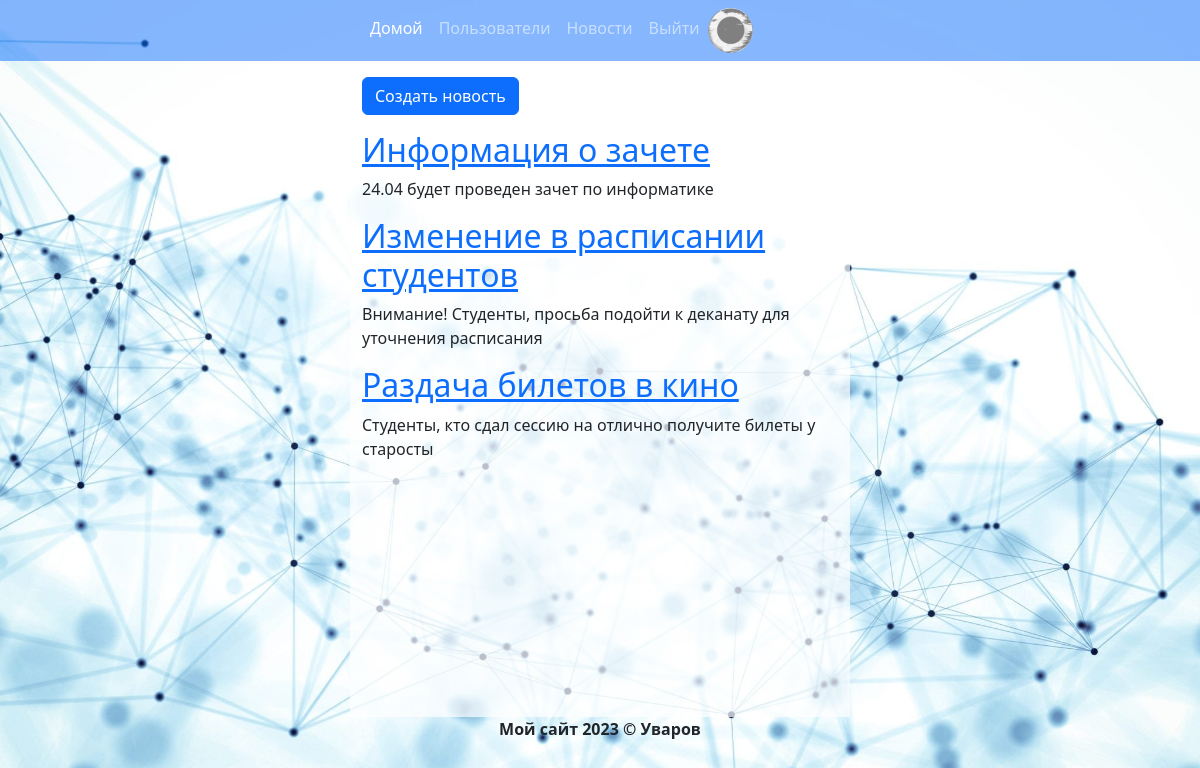
Page /index (signed in) on the committed database.
### data/users.py (models this page shows, shortened)
class User(SqlAlchemyBase, UserMixin):
    __tablename__ = 'users'
    id = sqlalchemy.Column(sqlalchemy.Integer,
                           primary_key=True, autoincrement=True)
    name = sqlalchemy.Column(sqlalchemy.String, nullable=True)
    about = sqlalchemy.Column(sqlalchemy.String, nullable=True)
    email = sqlalchemy.Column(sqlalchemy.String,
                              index=True, unique=True, nullable=True)
    hashed_password = sqlalchemy.Column(sqlalchemy.String, nullable=True)
    created_date = sqlalchemy.Column(sqlalchemy.DateTime,
                                     default=datetime.datetime.now)
    avatar = sqlalchemy.Column(sqlalchemy.String, nullable=True)

### data/news.py (models this page shows)
class News(SqlAlchemyBase):
    __tablename__ = 'news'
    id = sqlalchemy.Column(sqlalchemy.Integer,
                           primary_key=True, autoincrement=True)
    title = sqlalchemy.Column(sqlalchemy.String, nullable=True)
    content = sqlalchemy.Column(sqlalchemy.String, nullable=True)
    created_date = sqlalchemy.Column(sqlalchemy.DateTime,
                                     default=datetime.datetime.now)
    is_private = sqlalchemy.Column(sqlalchemy.Boolean, default=True)
    user_id = sqlalchemy.Column(sqlalchemy.Integer,
                                sqlalchemy.ForeignKey("users.id"))
    user = orm.relationship('User')

### main.py (the view)
@app.route('/')
@app.route('/index')
def index():
    if current_user.is_authenticated:
        print(current_user.avatar)
    return news()

### data/db_session.py (called while the page is built)
def create_session() -> Session:
    global __factory
    return __factory()

### main.py (called while the page is built)
@login_manager.user_loader
def load_user(user_id):
    db_sess = db_session.create_session()
    return db_sess.query(User).get(user_id)

@app.route('/news')
def news():
    db_sess = db_session.create_session()
    news = db_sess.query(News).all()
    return render_template('news.html', news=news)

### templates/news.html
{% extends "base.html" %}
{% block content %}
<a href="/add-news" class="btn btn-primary " role="button">Создать новость</a>
<div class="mt-3">
    {% for i in news if i.title %}
    <div>
        <a href="/news/{{i.id}}">
            <h2>{{ i.title }}</h2>
        </a>
        <p>{{ i.content }}</p>
    </div>
    {% endfor %}
</div>
{% endblock %}

### templates/base.html (shortened to what this page needs)
<html>
<head>
    <link href="https://cdn.jsdelivr.net/npm/bootstrap@5.3.0-alpha3/dist/css/bootstrap.min.css" rel="stylesheet"
>
</head>
<body>
<nav class="navbar navbar-expand-lg mb-3 bg-primary" data-bs-theme="dark">
    <div class="container" style="max-width:500px !important;">
        <div class="collapse navbar-collapse" id="navbarSupportedContent">
            <ul class="navbar-nav me-auto mb-2 mb-lg-0">
                <li class="nav-item">
                    <a class="nav-link active" aria-current="page" href="/">Домой</a>
                </li>
                <li class="nav-item">
                    <a class="nav-link" href="/users">Пользователи</a>
                </li>
                <li class="nav-item">
                    <a class="nav-link" href="/news" role="button" aria-current="page">
                        Новости
                    </a>
                </li>
                <li class="nav-item flex">
                    {% if current_user.is_authenticated %}
                    <a class="nav-link" href="/out">Выйти</a>
                    <a href="/profile/{{current_user.id}}">
                        {%if current_user.avatar%}
                            <img src="/static/{{current_user.avatar}}" width="45" height="45" alt="" class="icon_user"/>
                        {% else %}
                            <img src="/static/user.png" width="45" height="45" alt="" class="icon_user"/>
                        {% endif %}
                    </a>
                    {% else %}
                    <a class="nav-link" href="/login">Войти</a>
                    {% endif %}
                </li>
            </ul>
        </div>
    </div>
</nav>
<div class="container bg" style="max-width:500px !important;">
    {% block content %}{% endblock %}
</div>
<div class="container text-center fs-6" style="max-width:500px !important;">
    <b>Мой сайт 2023 © Уваров</b>
</div>
</body>
</html>

### templates/base.html (style rules this page uses)
.icon_user { display: inline-block; border-radius:50%; overflow:hidden; }
.flex { display:flex; }
body { background-image: url(/static/bg.jpg); background-size: cover; }
.navbar { opacity:0.5; transition:300ms; }
.bg { background: rgba(255, 255, 255, 0.7); min-height: 80vh; }

### rows in the picture
User: avatar (picture)
News: title "Информация о зачете", content "24.04 будет проведен зачет по информатике"
News: title "Изменение в расписании студентов", content "Внимание! Студенты, просьба подойти к деканату для уточнения расписания"
News: title "Раздача билетов в кино", content "Студенты, кто сдал сессию на отлично получите билеты у старосты"
